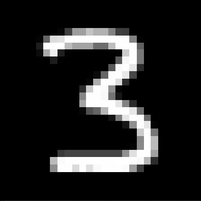
#> input picture erosion/img/digit.png, 201 x 201 px, shrunk from 451 x 452 before the run
$ jupyter execute --allow-errors AIU-project1.ipynb
#> lines starting #> are read from the running program, lines starting #| are printed output that depends on the picture
# Erosion and Dilation
- Erosion and dilation are two morphological image operations
- They are used to extract the relevant structures of the image
- This is achieved by probing the image with a *Structuring Element*
- The shape of SE can be chosen according to some knowledge about the relevant (shapes) and irrelevant (noise) structures in the image

# Erosion

##### Erosion is a fundamental operation in image processing used for removing small details and noise from images. It is primarily applied in binary images, but it can also be used in grayscale images. Erosion works by "shrinking" the shapes in an image. (Another heuristic is "Does the structuring element fit the image")

1. Binary Erosion:
In binary erosion, the basic idea is to slide a structuring element (a small binary image) over the input image. At each position, if the structuring element perfectly fits within the image region being examined, the center pixel of the structuring element in the output image is set to 1. Otherwise, it is set to 0.

 2. Grayscale Erosion:
 Here, instead of just checking if the structuring element fits, the minimum pixel value within the overlapped region is chosen for the output pixel.

Formulas:
Let A be the input image and B be the structuring element. The erosion operation ε can be mathematically defined as:

In this example, each pixel value in the output image is the minimum value within the 3x3 neighborhood centered around the corresponding pixel in the input image.

https://www.youtube.com/watch?v=b5lgnNEzGeU

Erosion summary:
- This operation is the sister of dilation. It computes a local minimum over the area of given kernel.
- As the kernel B is scanned over the image, we compute the minimal pixel value overlapped by B and replace the image pixel under the anchor point with that minimal value.
- The erosion operation is: $dst(x,y)=min(x′,y′):element(x′,y′)≠0 src(x+x′,y+y′)$

[cell 1]
import numpy as np
import matplotlib.pyplot as plt
from skimage.io import imread, imshow
from skimage.draw import disk
from skimage.morphology import erosion, dilation
import numpy as np
import matplotlib.pyplot as plt
from matplotlib.widgets import Slider
from ipywidgets import interact

Let's create a shape - a circle and a kernel - cross

[cell 2]
circ_image = np.zeros((100, 100))
rr, cc = disk((50, 50), 25)
circ_image[rr, cc] = 1
imshow(circ_image)
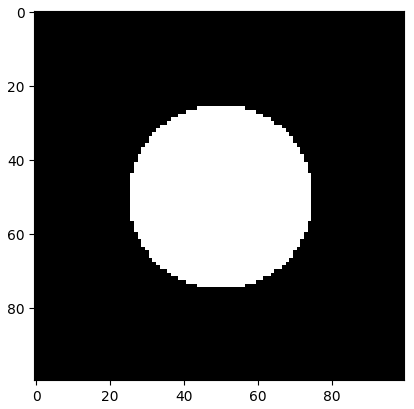
#> figure drawn by matplotlib, 1 panel

[cell 3]
cross = np.array([[0,1,0],
                  [1,1,1],
                  [0,1,0]])
imshow(cross, cmap = 'gray')
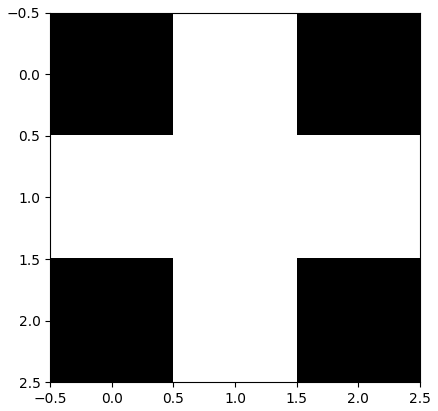
#> figure drawn by matplotlib, 1 panel

[cell 4]
eroded_circle = erosion(circ_image, cross)

[cell 5]
linecolor = 'red'
fig, ax = plt.subplots(1, 2, figsize=(12, 5))
ax[0].imshow(circ_image, cmap = 'gray');
ax[0].set_title('Original', fontsize = 19)
ax[0].axvline(x = 25, color = linecolor)
ax[0].axvline(x = 75, color = linecolor)
ax[0].axhline(y = 25, color = linecolor)
ax[0].axhline(y = 75, color = linecolor)
ax[1].imshow(eroded_circle, cmap = 'gray');
ax[1].set_title('Eroded', fontsize = 19)
ax[1].axvline(x = 25, color = linecolor)
ax[1].axvline(x = 75, color = linecolor)
ax[1].axhline(y = 25, color = linecolor)
ax[1].axhline(y = 75, color = linecolor)
fig.tight_layout()
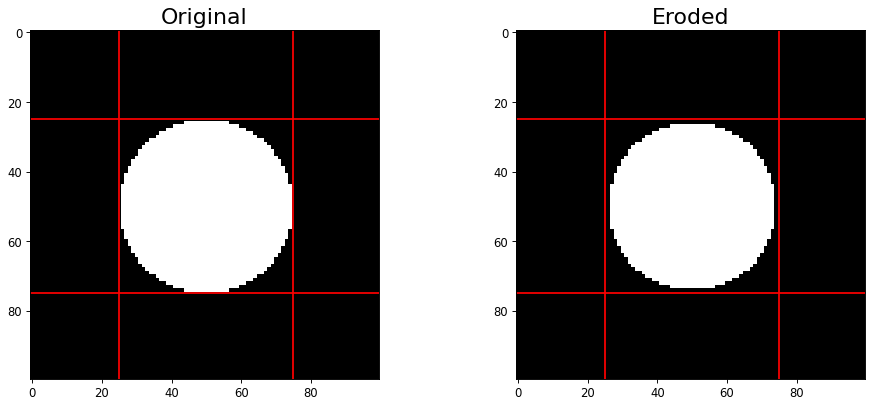
#> figure drawn by matplotlib, 2 panels

[cell 6]
def multi_erosion(image, kernel, iterations):
    for i in range(iterations):
        image = erosion(image, kernel)
    return image
ites = [2,4,6,8,10,12,14,16,18,20]
fig, ax = plt.subplots(2, 5, figsize=(17, 5))
for n, ax in enumerate(ax.flatten()):
    ax.set_title(f'Iterations : {ites[n]}', fontsize = 16)
    new_circle = multi_erosion(circ_image, cross, ites[n])
    ax.imshow(new_circle, cmap = 'gray')
    ax.axis('off')
fig.tight_layout()
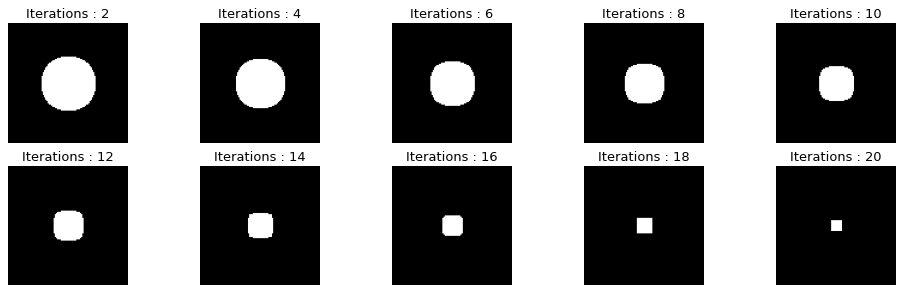
#> figure drawn by matplotlib, 10 panels

[cell 7]
import cv2

image = cv2.imread('OIP.jpg', 0)
#> (the rest of this cell did not finish here and is left out)

[cell 8]
import numpy as np
import matplotlib.pyplot as plt
from skimage.draw import disk
from skimage.io import imshow

# Create a black image
circ_image = np.zeros((100, 100))

# Draw a white circle in the image
rr, cc = disk((50, 50), 25)
circ_image[rr, cc] = 1

# Create a mask for the area outside the circle
outside_circle_mask = np.ones_like(circ_image)
outside_circle_mask[rr, cc] = 0
probabilities = [0.97, 0.03]
# Add noise to the area outside the circle
noise = np.random.choice([0, 1], size=circ_image.shape, p=probabilities)

noisy_image = circ_image + outside_circle_mask * noise

# Show the image with noise
imshow(noisy_image, cmap='gray')
plt.show()
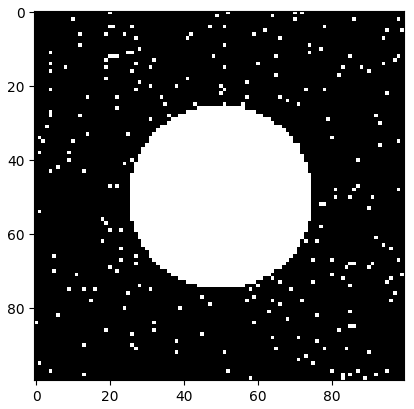
#> figure drawn by matplotlib, 1 panel

[cell 9]
def multi_erosion(image, kernel, iterations):
    for i in range(iterations):
        image = erosion(image, kernel)
    return image
ites = [0,4,6,8,10,12,14,16,18,20]
fig, ax = plt.subplots(2, 5, figsize=(17, 5))
for n, ax in enumerate(ax.flatten()):
    ax.set_title(f'Iterations : {ites[n]}', fontsize = 16)
    new_circle = multi_erosion(noisy_image, cross, ites[n])
    ax.imshow(new_circle, cmap = 'gray')
    ax.axis('off')
fig.tight_layout()

[cell 10]
''' full 3x3'''
kernel = np.ones((3, 3), np.uint8)

''' cross kernel '''
kernel = [[0,1,0], [1,1,1], [0, 1, 0]]
kernel = np.array(kernel, np.uint8)

erosion = cv2.erode(noisy_image, kernel, iterations=2)

dilation = cv2.dilate(erosion, kernel, iterations=2)

plt.figure(figsize=(10, 5))
plt.subplot(1, 3, 1)
plt.imshow(noisy_image, cmap='gray')
plt.title('Original Image')

plt.subplot(1, 3, 2)
plt.imshow(erosion, cmap='gray')
plt.title('Erosion')

plt.subplot(1, 3, 3)
plt.imshow(dilation, cmap='gray')
plt.title('Dilation')

plt.tight_layout()
plt.show()
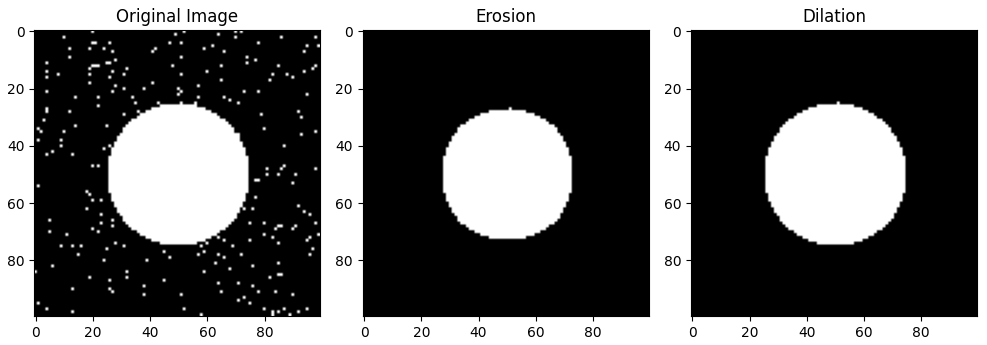
#> figure drawn by matplotlib, 3 panels

# Dilation
Dilation is the dual operator of the Erosion. Dilation expands the image. The dilated set are all the points, where the answer to the question "Does the structuing element hit the set?" is affirmative.

[cell 11]
import cv2
import numpy as np
import matplotlib.pyplot as plt
from ipywidgets import interact, IntSlider, fixed, Dropdown

def apply_dilation(image, dilation_value, kernel_size, kernel_type):
    match kernel_type:
        case 'Rectangular':
            kernel = np.ones((kernel_size, kernel_size), np.uint8)
        case 'Circular':
            kernel = cv2.getStructuringElement(cv2.MORPH_ELLIPSE, (kernel_size, kernel_size))
        case 'Cross':
            kernel = cv2.getStructuringElement(cv2.MORPH_CROSS, (kernel_size, kernel_size))

    result = cv2.dilate(image, kernel, iterations=dilation_value)
    plt.figure(figsize=(8, 8))
    plt.imshow(cv2.cvtColor(result, cv2.COLOR_BGR2RGB))
    plt.axis('off')
    plt.show()

def apply_erosion(image, erosion_value, kernel_size, kernel_type):
    match kernel_type:
        case 'Rectangular':
            kernel = np.ones((kernel_size, kernel_size), np.uint8)
        case 'Circular':
            kernel = cv2.getStructuringElement(cv2.MORPH_ELLIPSE, (kernel_size, kernel_size))
        case 'Cross':
            kernel = cv2.getStructuringElement(cv2.MORPH_CROSS, (kernel_size, kernel_size))

    result = cv2.erode(image, kernel, iterations=erosion_value)
    plt.figure(figsize=(8, 8))
    plt.imshow(cv2.cvtColor(result, cv2.COLOR_BGR2RGB))
    plt.axis('off')
    plt.show()

[cell 12]
image = cv2.imread('img/digit.png')
#> image is the input picture: shape (201, 201, 3); min 0, max 255, mean 35.7
#> the sliders are set to image = <module 'ipywidgets.fixed_' fr, dilation_value = 5, kernel_type = Rectangular, kernel_size = 5

kernel_choices = ['Rectangular', 'Circular', 'Cross']
dilation_slider = IntSlider(min=0, max=10, step=1, value=5, description='Dilation')
erosion_slider = IntSlider(min=0, max=10, step=1, value=5, description='Erosion')
dilation_kernel_type_dropdown = Dropdown(options=kernel_choices, value='Rectangular', description='Kernel Type:')
dilation_kernel_size_slider = IntSlider(min=1, max=15, step=1, value=5, description='Kernel Size:')
erosion_kernel_type_dropdown = Dropdown(options=kernel_choices, value='Rectangular', description='Kernel Type:')
erosion_kernel_size_slider = IntSlider(min=1, max=15, step=1, value=5, description='Kernel Size:')

#> (the rest of this cell did not finish here and is left out)


interact(
    apply_erosion,
    image=fixed(image),
    erosion_value=erosion_slider,
    kernel_type=erosion_kernel_type_dropdown,
    kernel_size=erosion_kernel_size_slider,
)

[cell 13]
image = cv2.imread('img/cat.jpg')
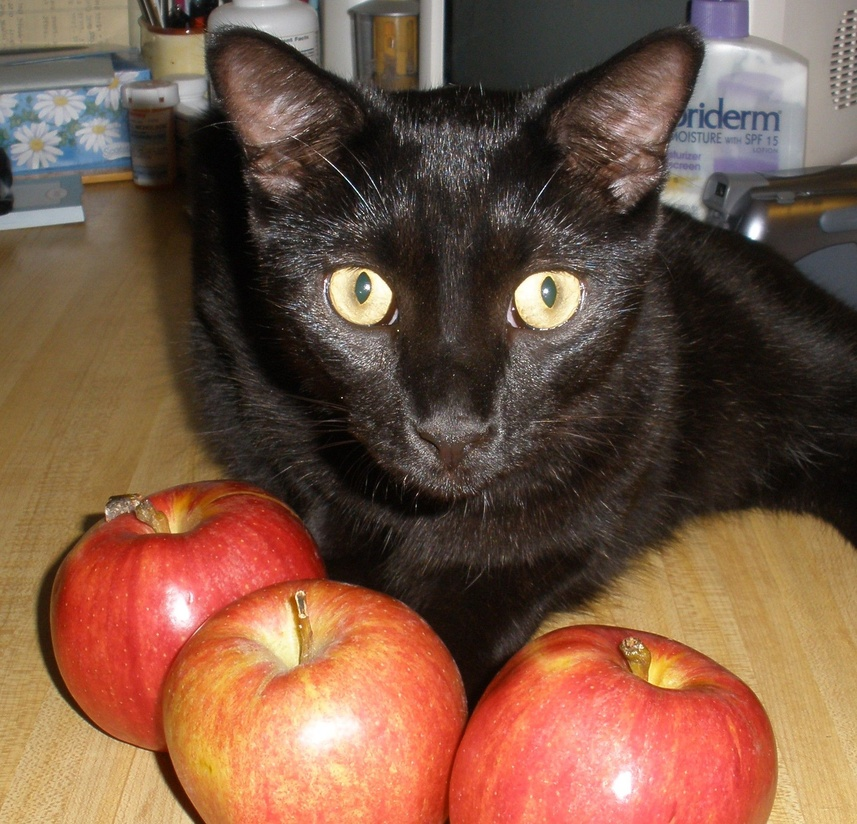
#> input picture erosion/img/cat.jpg, 857 x 824 px, shrunk from 1926 x 1852 before the run
#> image is the input picture: shape (824, 857, 3); mean B, G, R 67.2, 86.4, 120.4
#> the sliders are set to image = <module 'ipywidgets.fixed_' fr, dilation_value = 5, kernel_type = Rectangular, kernel_size = 5

kernel_choices = ['Rectangular', 'Circular', 'Cross']
dilation_slider = IntSlider(min=0, max=10, step=1, value=5, description='Dilation')
erosion_slider = IntSlider(min=0, max=10, step=1, value=5, description='Erosion')
dilation_kernel_type_dropdown = Dropdown(options=kernel_choices, value='Rectangular', description='Kernel Type:')
dilation_kernel_size_slider = IntSlider(min=1, max=15, step=1, value=5, description='Kernel Size:')
erosion_kernel_type_dropdown = Dropdown(options=kernel_choices, value='Rectangular', description='Kernel Type:')
erosion_kernel_size_slider = IntSlider(min=1, max=15, step=1, value=5, description='Kernel Size:')

#> (the rest of this cell did not finish here and is left out)


interact(
    apply_erosion,
    image=fixed(image),
    erosion_value=erosion_slider,
    kernel_type=erosion_kernel_type_dropdown,
    kernel_size=erosion_kernel_size_slider,
)
